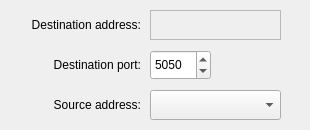
<?xml version="1.0" encoding="UTF-8"?>
<ui version="4.0">
 <class>UdpCfger</class>
 <widget class="QFrame" name="UdpCfger">
  <property name="geometry">
   <rect>
    <x>0</x>
    <y>0</y>
    <width>310</width>
    <height>130</height>
   </rect>
  </property>
  <widget class="QLabel" name="localAddrTag">
   <property name="geometry">
    <rect>
     <x>10</x>
     <y>90</y>
     <width>131</width>
     <height>30</height>
    </rect>
   </property>
   <property name="text">
    <string>Source address:</string>
   </property>
   <property name="alignment">
    <set>Qt::AlignRight|Qt::AlignTrailing|Qt::AlignVCenter</set>
   </property>
  </widget>
  <widget class="QLabel" name="remotePortTag">
   <property name="geometry">
    <rect>
     <x>20</x>
     <y>50</y>
     <width>121</width>
     <height>30</height>
    </rect>
   </property>
   <property name="text">
    <string>Destination port:</string>
   </property>
   <property name="alignment">
    <set>Qt::AlignRight|Qt::AlignTrailing|Qt::AlignVCenter</set>
   </property>
  </widget>
  <widget class="QIpAddrEditor" name="remoteAddr">
   <property name="geometry">
    <rect>
     <x>150</x>
     <y>10</y>
     <width>131</width>
     <height>30</height>
    </rect>
   </property>
   <property name="frameShape">
    <enum>QFrame::StyledPanel</enum>
   </property>
  </widget>
  <widget class="QLabel" name="remoteAddrTag">
   <property name="geometry">
    <rect>
     <x>10</x>
     <y>10</y>
     <width>131</width>
     <height>30</height>
    </rect>
   </property>
   <property name="text">
    <string>Destination address:</string>
   </property>
   <property name="alignment">
    <set>Qt::AlignRight|Qt::AlignTrailing|Qt::AlignVCenter</set>
   </property>
  </widget>
  <widget class="QSpinBox" name="remotePort">
   <property name="geometry">
    <rect>
     <x>150</x>
     <y>50</y>
     <width>61</width>
     <height>30</height>
    </rect>
   </property>
   <property name="minimum">
    <number>1024</number>
   </property>
   <property name="maximum">
    <number>65536</number>
   </property>
   <property name="value">
    <number>5050</number>
   </property>
  </widget>
  <widget class="QComboBox" name="localAddr">
   <property name="geometry">
    <rect>
     <x>150</x>
     <y>90</y>
     <width>131</width>
     <height>30</height>
    </rect>
   </property>
  </widget>
 </widget>
 <customwidgets>
  <customwidget>
   <class>QIpAddrEditor</class>
   <extends>QFrame</extends>
   <header>QIpAddrEditor.h</header>
   <container>1</container>
  </customwidget>
 </customwidgets>
 <resources/>
 <connections/>
</ui>
